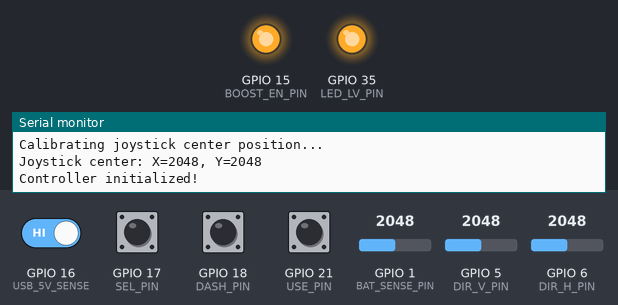
The sketch below on a simulated ESP32-S3. Parts: output pins drawn as LEDs (lit = HIGH), the last lines printed to the serial monitor. The inputs (shaded band) are chosen by the test bench; at power-on: GPIO 16 (USB_5V_SENSE), GPIO 17 (SEL_PIN), GPIO 18 (DASH_PIN), GPIO 21 (USE_PIN) HIGH, GPIO 1 (BAT_SENSE_PIN) = 2048, GPIO 5 (DIR_V_PIN) = 2048, GPIO 6 (DIR_H_PIN) = 2048. USB keyboard and mouse output is not drawn.

Above: at 3.4 s.
3.5 s: GPIO 16 (USB_5V_SENSE) driven LOW
At 4.2 s:
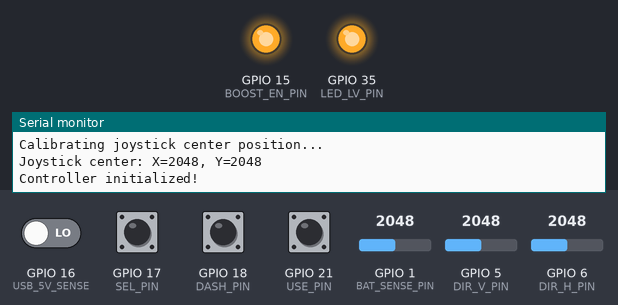
11.5 s: GPIO 16 (USB_5V_SENSE) driven HIGH
At 16.0 s:
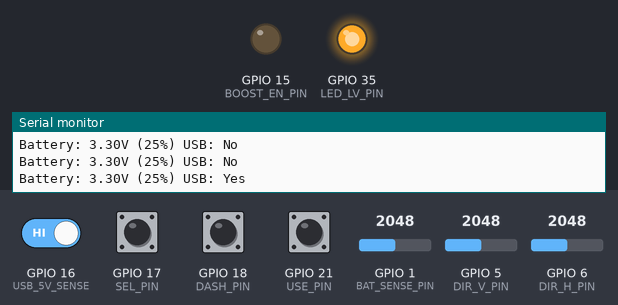
Timing chart, 0 to 17.5 s (numbered marks = the images above; inputs shaded):
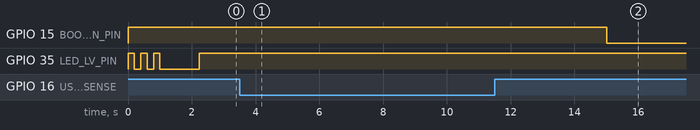

Measured:
- after the input at 3.5 s, GPIO 15 (BOOST_EN_PIN): stays HIGH (without the input it goes to LOW after 1.5 s)
- after the input at 11.5 s, GPIO 15 (BOOST_EN_PIN): HIGH → LOW after 3.5 s

The sketch:

firmware.ino
```cpp
/*
 * ESP32-S3 Bluetooth Controller Firmware for Unrailed
 * NanoS3/Tiny Pico Nano Compatible
 *
 * Pin Configuration:
 * LED_LV      IO35 - Status LED
 * BAT_STAT    IO9  - Battery Status
 * BAT_SENSE   IO1  - Battery Voltage (Analog, 100k/100k divider)
 * USE         IO21 - Button A
 * DASH        IO18 - Button B
 * SEL         IO17 - Select Button
 * 5V_SENSE    IO16 - USB 5V Detection
 * BOOST_EN    IO15 - 5V Boost Enable
 * DIR_H       IO6  - Analog Joystick Horizontal (Left Stick X)
 * DIR_V       IO5  - Analog Joystick Vertical (Left Stick Y)
 *
 * Controller Mapping:
 * - Analog joystick -> Left stick (X, Y)
 * - USE button -> A button (BUTTON_1)
 * - DASH button -> B button (BUTTON_2)
 * - SEL button -> Select
 */

#include <Arduino.h>
#include <BleGamepad.h>
#include "controller_config.h"
#include "esp_sleep.h"
#include "driver/rtc_io.h"

// Pin definitions - now using config file
// (All pin definitions moved to controller_config.h)

// Button states
bool useButtonState = false;
bool dashButtonState = false;
bool selButtonState = false;
bool lastUseButtonState = false;
bool lastDashButtonState = false;
bool lastSelButtonState = false;

// Joystick calibration
int16_t joystickCenterX = JOYSTICK_CENTER;
int16_t joystickCenterY = JOYSTICK_CENTER;
int16_t joystickDeadzone = JOYSTICK_DEADZONE;

// Battery monitoring
float batteryVoltage = 0.0;
uint8_t batteryPercentage = 100;
unsigned long lastBatteryCheck = 0;
const unsigned long batteryCheckInterval = BATTERY_CHECK_INTERVAL;

// Sleep management
unsigned long lastActivityTime = 0;
bool lowBatteryMode = false;
int16_t lastJoystickX = 0;
int16_t lastJoystickY = 0;
RTC_DATA_ATTR int bootCount = 0;

BleGamepad bleGamepad(CONTROLLER_NAME, MANUFACTURER, 100);

void setup()
{
    Serial.begin(115200);

    // Check wake up reason
    bootCount++;
    esp_sleep_wakeup_cause_t wakeup_reason = esp_sleep_get_wakeup_cause();

    Serial.printf("Boot count: %d\n", bootCount);
    Serial.printf("Wake up reason: %d\n", wakeup_reason);

    if (wakeup_reason == ESP_SLEEP_WAKEUP_EXT1) {
        Serial.println("Woke up from button press");
    } else {
        Serial.println("Fresh boot or unknown wake reason");
    }

    Serial.println("Starting Unrailed Controller...");

    // Initialize pins
    pinMode(LED_LV_PIN, OUTPUT);
    pinMode(BAT_STAT_PIN, INPUT);
    pinMode(USE_PIN, INPUT_PULLUP);
    pinMode(DASH_PIN, INPUT_PULLUP);
    pinMode(SEL_PIN, INPUT_PULLUP);
    pinMode(USB_5V_SENSE, INPUT);
    pinMode(BOOST_EN_PIN, OUTPUT);

    // Enable boost for 5V output when on battery
    digitalWrite(BOOST_EN_PIN, HIGH);

    // LED startup sequence
    for(int i = 0; i < LED_STARTUP_BLINKS; i++) {
        digitalWrite(LED_LV_PIN, HIGH);
        delay(200);
        digitalWrite(LED_LV_PIN, LOW);
        delay(200);
    }

    // Configure wake up sources for deep sleep
    configureSleepWakeup();

    // Calibrate joystick center position
    calibrateJoystick();

    // Initialize activity timer
    lastActivityTime = millis();

    // Start BLE gamepad
    bleGamepad.begin();
    Serial.println("Controller initialized!");
}

void loop()
{
    // Read button states (active low with pullup)
    useButtonState = !digitalRead(USE_PIN);
    dashButtonState = !digitalRead(DASH_PIN);
    selButtonState = !digitalRead(SEL_PIN);

    // Handle button presses/releases
    if (useButtonState != lastUseButtonState) {
        if (useButtonState) {
            bleGamepad.press(GAMEPAD_BUTTON_A);
            Serial.println("A button pressed");
            updateActivityTime();
        } else {
            bleGamepad.release(GAMEPAD_BUTTON_A);
            Serial.println("A button released");
        }
        lastUseButtonState = useButtonState;
    }

    if (dashButtonState != lastDashButtonState) {
        if (dashButtonState) {
            bleGamepad.press(GAMEPAD_BUTTON_B);
            Serial.println("B button pressed");
            updateActivityTime();
        } else {
            bleGamepad.release(GAMEPAD_BUTTON_B);
            Serial.println("B button released");
        }
        lastDashButtonState = dashButtonState;
    }

    if (selButtonState != lastSelButtonState) {
        if (selButtonState) {
            bleGamepad.pressSelect();
            Serial.println("Select button pressed");
            updateActivityTime();
        } else {
            bleGamepad.releaseSelect();
            Serial.println("Select button released");
        }
        lastSelButtonState = selButtonState;
    }

    // Read and process joystick
    processJoystick();

    // Battery monitoring
    if (millis() - lastBatteryCheck > batteryCheckInterval) {
        checkBattery();
        lastBatteryCheck = millis();
    }

    // Update LED status
    updateStatusLED();

    // Check for sleep conditions
    checkSleepConditions();

    delay(10); // Small delay for stability
}

void calibrateJoystick() {
    Serial.println("Calibrating joystick center position...");

    // Take multiple readings to get stable center values
    long totalX = 0, totalY = 0;
    int samples = 100;

    for (int i = 0; i < samples; i++) {
        totalX += analogRead(DIR_H_PIN);
        totalY += analogRead(DIR_V_PIN);
        delay(10);
    }

    joystickCenterX = totalX / samples;
    joystickCenterY = totalY / samples;

    Serial.printf("Joystick center: X=%d, Y=%d\n", joystickCenterX, joystickCenterY);
}

void processJoystick() {
    // Read raw ADC values (0-4095 for 12-bit)
    int rawX = analogRead(DIR_H_PIN);
    int rawY = analogRead(DIR_V_PIN);

    // Calculate relative position from center
    int deltaX = rawX - joystickCenterX;
    int deltaY = rawY - joystickCenterY;

    // Apply deadzone
    if (abs(deltaX) < joystickDeadzone) deltaX = 0;
    if (abs(deltaY) < joystickDeadzone) deltaY = 0;

    // Convert to gamepad range (-32768 to 32767)
    int16_t gamepadX = map(deltaX, -2048, 2047, -32768, 32767);
    int16_t gamepadY = map(deltaY, -2048, 2047, -32768, 32767);

    // Invert Y axis (joystick up = negative Y in gamepad coordinates)
    gamepadY = -gamepadY;

    // Check for joystick activity
    if (abs(gamepadX - lastJoystickX) > ACTIVITY_THRESHOLD ||
        abs(gamepadY - lastJoystickY) > ACTIVITY_THRESHOLD) {
        updateActivityTime();
        lastJoystickX = gamepadX;
        lastJoystickY = gamepadY;
    }

    // Set left stick position
    bleGamepad.setLeftThumb(gamepadX, gamepadY);
}

void checkBattery() {
    // Read battery voltage through voltage divider
    int adcValue = analogRead(BAT_SENSE_PIN);

    // Convert ADC to voltage (3.3V reference, 12-bit ADC, voltage divider)
    batteryVoltage = (adcValue * 3.3 * VOLTAGE_DIVIDER_RATIO) / 4095.0;

    // Convert voltage to percentage (approximate for Li-Po)
    batteryPercentage = constrain(map(batteryVoltage * 100,
                                     BATTERY_MIN_VOLTAGE * 100,
                                     BATTERY_MAX_VOLTAGE * 100,
                                     0, 100), 0, 100);

    // Update gamepad battery level
    bleGamepad.setBatteryLevel(batteryPercentage);

    // Check for low battery mode
    if (batteryPercentage <= LOW_BATTERY_THRESHOLD && !digitalRead(USB_5V_SENSE)) {
        lowBatteryMode = true;
        Serial.println("Entering low battery mode");
    } else {
        lowBatteryMode = false;
    }

    // Check if USB power is available
    bool usbPowered = digitalRead(USB_5V_SENSE);

    // Enable/disable boost based on USB power
    if (usbPowered) {
        digitalWrite(BOOST_EN_PIN, LOW);  // Disable boost when USB powered
    } else {
        digitalWrite(BOOST_EN_PIN, HIGH); // Enable boost on battery
    }

    Serial.printf("Battery: %.2fV (%d%%) USB: %s\n",
                  batteryVoltage, batteryPercentage, usbPowered ? "Yes" : "No");
}

void updateStatusLED() {
    static unsigned long lastLedUpdate = 0;
    static bool ledState = false;

    if (bleGamepad.isConnected()) {
        // Solid on when connected
        digitalWrite(LED_LV_PIN, HIGH);
    } else {
        // Blink when not connected
        if (millis() - lastLedUpdate > LED_BLINK_INTERVAL) {
            ledState = !ledState;
            digitalWrite(LED_LV_PIN, ledState);
            lastLedUpdate = millis();
        }
    }
}

// Deep sleep and power management functions

void updateActivityTime() {
    lastActivityTime = millis();
}

void configureSleepWakeup() {
    // Configure wake up sources
    // Wake up ONLY when ALL 3 buttons are pressed simultaneously (WAKEUP_ALL_LOW)
    esp_sleep_enable_ext1_wakeup(WAKE_BUTTON_BITMASK, ESP_EXT1_WAKEUP_ALL_LOW);

    // Configure RTC IO for wake up buttons (pullup for ALL_LOW mode)
    rtc_gpio_pullup_en((gpio_num_t)USE_PIN);
    rtc_gpio_pullup_en((gpio_num_t)DASH_PIN);
    rtc_gpio_pullup_en((gpio_num_t)SEL_PIN);

    Serial.println("Sleep wake-up sources configured - requires all 3 buttons pressed");
}

void checkSleepConditions() {
    unsigned long inactiveTime = millis() - lastActivityTime;
    bool usbConnected = digitalRead(USB_5V_SENSE);

    // Don't sleep if USB is connected (for debugging/charging)
    if (usbConnected) {
        return;
    }

    // Check if we should enter deep sleep
    bool shouldSleep = false;

    if (lowBatteryMode) {
        // In low battery mode, sleep more aggressively
        if (inactiveTime > 30000) { // 30 seconds
            shouldSleep = true;
            Serial.println("Entering deep sleep - low battery mode");
        }
    } else if (!bleGamepad.isConnected()) {
        // If not connected, sleep after 2 minutes
        if (inactiveTime > 120000) { // 2 minutes
            shouldSleep = true;
            Serial.println("Entering deep sleep - not connected");
        }
    } else {
        // If connected but inactive, sleep after 5 minutes
        if (inactiveTime > SLEEP_TIMEOUT_MS) {
            shouldSleep = true;
            Serial.println("Entering deep sleep - inactive while connected");
        }
    }

    if (shouldSleep) {
        enterDeepSleep();
    }
}

void enterDeepSleep() {
    Serial.println("Preparing for deep sleep...");

    // Flash LED to indicate sleep
    for (int i = 0; i < 5; i++) {
        digitalWrite(LED_LV_PIN, HIGH);
        delay(100);
        digitalWrite(LED_LV_PIN, LOW);
        delay(100);
    }

    // Disconnect BLE gracefully
    if (bleGamepad.isConnected()) {
        Serial.println("Disconnecting BLE...");
        bleGamepad.end();
        delay(1000); // Give time for disconnection
    }

    // Turn off boost converter to save power
    digitalWrite(BOOST_EN_PIN, LOW);

    // Turn off LED
    digitalWrite(LED_LV_PIN, LOW);

    Serial.println("Entering deep sleep now...");
    Serial.flush(); // Ensure all serial data is sent

    // Enter deep sleep
    esp_deep_sleep_start();
}

void handleWakeup() {
    esp_sleep_wakeup_cause_t wakeup_reason = esp_sleep_get_wakeup_cause();

    switch (wakeup_reason) {
        case ESP_SLEEP_WAKEUP_EXT1:
            Serial.println("Wake up from button press");
            // Reset activity timer since user pressed a button
            updateActivityTime();
            break;

        default:
            Serial.println("Wake up from unknown source");
            break;
    }
}
```

controller_config.h
```cpp
/*
 * ESP32-S3 Unrailed Controller Configuration
 * Hardware: NanoS3/Tiny Pico Nano
 */

#ifndef CONTROLLER_CONFIG_H
#define CONTROLLER_CONFIG_H

// Hardware version
#define HARDWARE_VERSION "NanoS3/Tiny Pico Nano"
#define FIRMWARE_VERSION "1.0.0"

// Pin definitions for ESP32-S3
#define LED_LV_PIN      35  // Status LED
#define BAT_STAT_PIN    9   // Battery Status Input
#define BAT_SENSE_PIN   1   // Battery Voltage ADC (100k/100k divider)
#define USE_PIN         21  // Button A (USE)
#define DASH_PIN        18  // Button B (DASH)
#define SEL_PIN         17  // Select Button
#define USB_5V_SENSE    16  // USB 5V Detection
#define BOOST_EN_PIN    15  // 5V Boost Enable
#define DIR_H_PIN       6   // Joystick Horizontal (X-axis)
#define DIR_V_PIN       5   // Joystick Vertical (Y-axis)

// Controller settings
#define CONTROLLER_NAME "Unrailed Controller"
#define MANUFACTURER    "ESP32"

// Joystick configuration
#define JOYSTICK_DEADZONE     100   // ADC units
#define JOYSTICK_CENTER       2048  // 12-bit ADC center
#define JOYSTICK_MAX_RANGE    2048  // Maximum deviation from center

// Battery configuration
#define BATTERY_CHECK_INTERVAL 5000  // milliseconds
#define BATTERY_MIN_VOLTAGE    3.0   // Volts
#define BATTERY_MAX_VOLTAGE    4.2   // Volts (fully charged Li-Po)
#define VOLTAGE_DIVIDER_RATIO  2.0   // 100k/100k = 2:1 ratio

// LED patterns
#define LED_BLINK_INTERVAL    500   // milliseconds (when not connected)
#define LED_STARTUP_BLINKS    3     // Number of blinks on startup

// Deep sleep configuration
#define SLEEP_TIMEOUT_MS         300000  // 5 minutes of inactivity before sleep
#define LOW_BATTERY_SLEEP_MS     30000   // 30 seconds between wake cycles when low battery
#define ACTIVITY_THRESHOLD       50      // Joystick movement threshold to detect activity
#define LOW_BATTERY_THRESHOLD    15      // Battery percentage threshold for extended sleep

// Wake up sources - Require ALL 3 buttons pressed simultaneously
#define WAKE_BUTTON_BITMASK      0x2A0000  // USE (GPIO21), DASH (GPIO18), and SEL (GPIO17) buttons
// Bitmask calculation: (1ULL << USE_PIN) | (1ULL << DASH_PIN) | (1ULL << SEL_PIN)
// = (1ULL << 21) | (1ULL << 18) | (1ULL << 17) = 0x2A0000

// Button mapping for Unrailed game
typedef enum {
    GAMEPAD_BUTTON_A = 1,      // USE button -> A
    GAMEPAD_BUTTON_B = 2,      // DASH button -> B
    GAMEPAD_BUTTON_SELECT = 8  // SEL button -> Select
} GamepadButtons;

// Joystick mapping
typedef enum {
    JOYSTICK_LEFT_X = 0,   // DIR_H -> Left stick X
    JOYSTICK_LEFT_Y = 1    // DIR_V -> Left stick Y (inverted)
} JoystickAxes;

#endif // CONTROLLER_CONFIG_H
```
